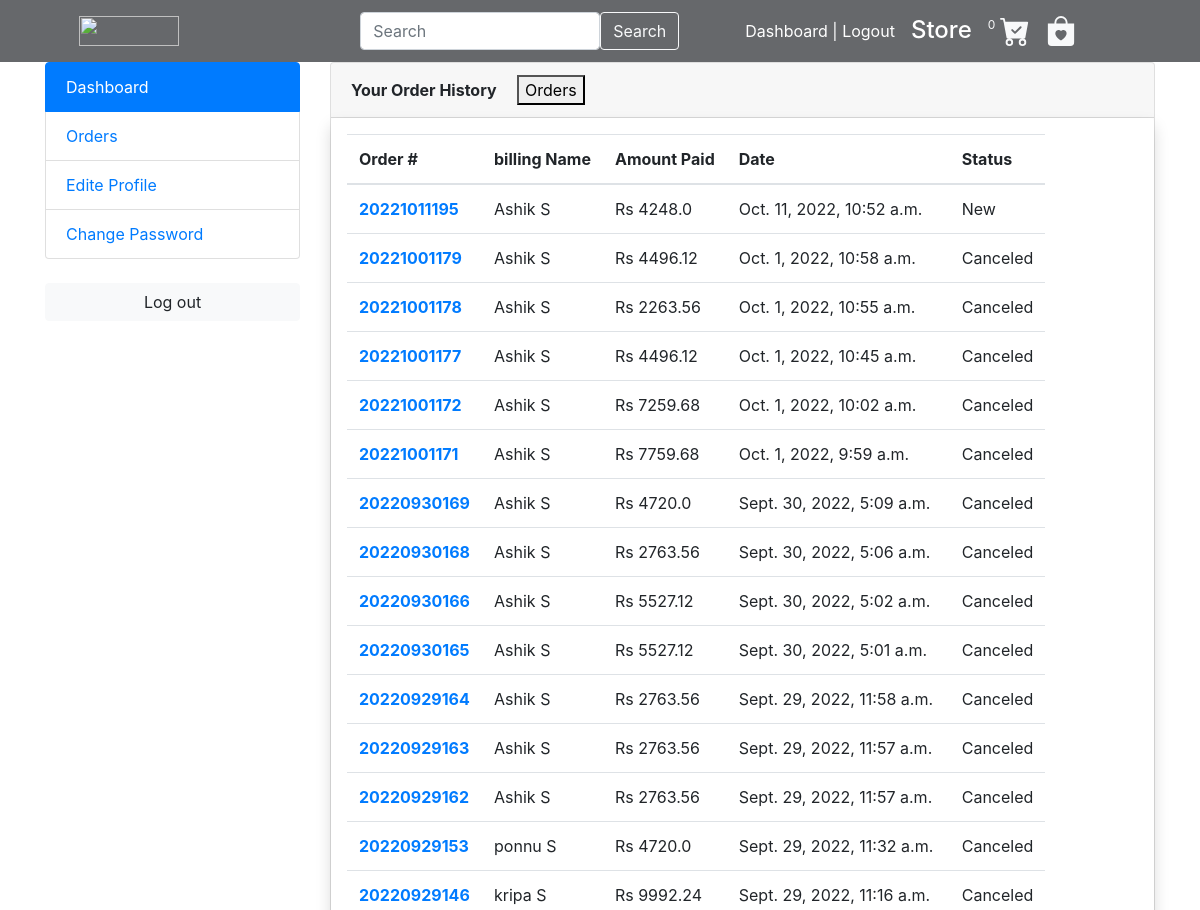
The app's page /my_Cancel (signed in, upper part), older data.
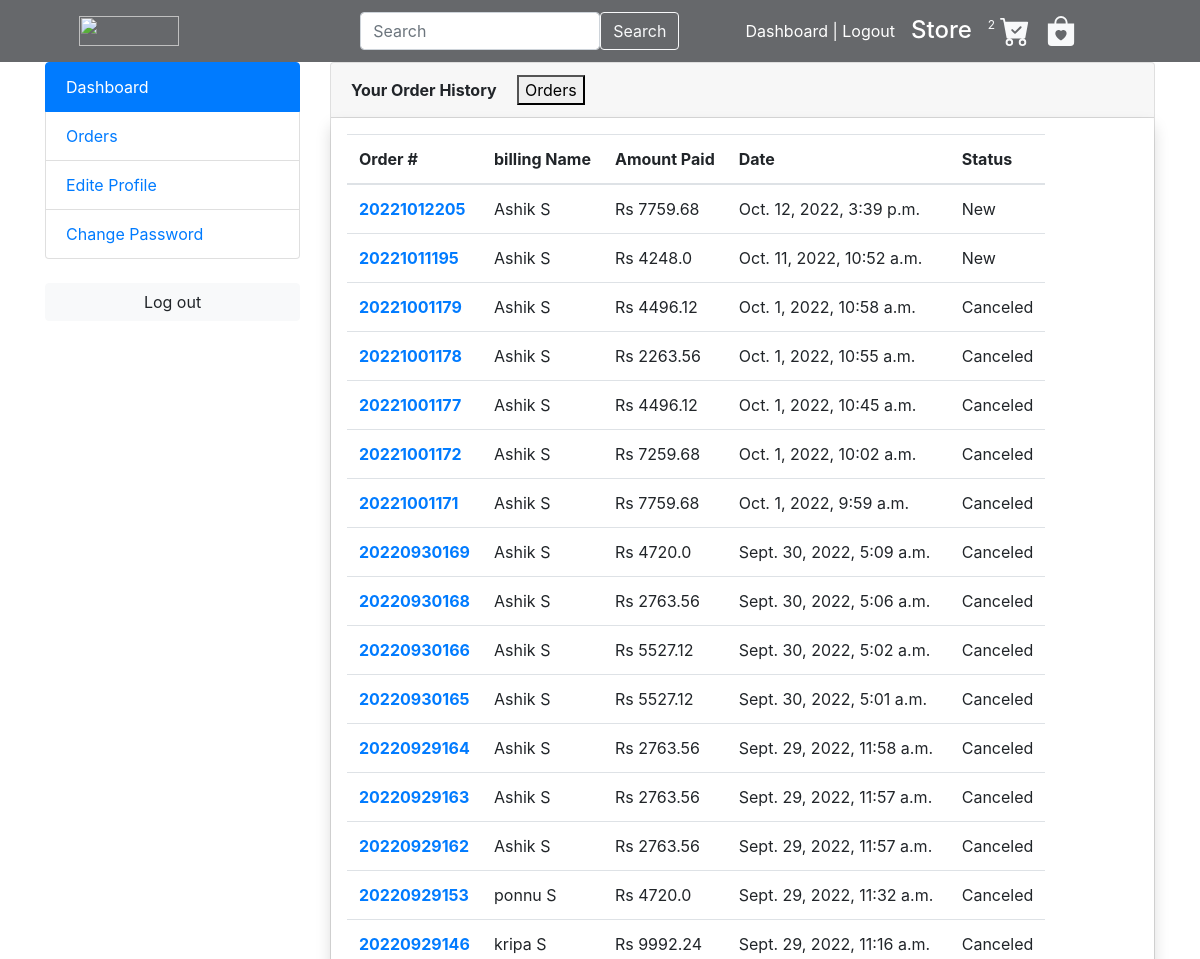
The same page, newer data.
### orders/models.py (models this page shows, shortened)
class Order(models.Model):
    STATUS = (
        ('New', 'New'),
        ('Accepted', 'Accepted'),
        ('Completed', 'Completed'),
        ('Cancelled', 'Cancelled'),
    )
    user = models.ForeignKey(Account, on_delete=models.SET_NULL, null=True)
    payment = models.ForeignKey(Payment, on_delete=models.SET_NULL, blank=True, null=True)
    order_number = models.CharField(max_length=20)
    first_name = models.CharField(max_length=50)
    last_name = models.CharField(max_length=50)
    phone = models.CharField(max_length=15)
    email = models.EmailField(max_length=50)
    address_line_1 = models.CharField(max_length=50)
    address_line_2 = models.CharField(max_length=50, blank=True)
    country = models.CharField(max_length=50)
    state = models.CharField(max_length=50)
    city = models.CharField(max_length=50)
    order_note = models.CharField(max_length=100, blank=True)
    order_total = models.FloatField()
    tax = models.FloatField()
    status = models.CharField(max_length=10, choices=STATUS, default='New')
    ip = models.CharField(blank=True, max_length=20)
    is_ordered = models.BooleanField(default=False)
    created_at = models.DateTimeField(auto_now_add=True)
    updated_at = models.DateTimeField(auto_now=True)
    reduction=models.IntegerField(default=0)
    def full_name(self):
        return f'{self.first_name} {self.last_name}'

### user_app/views.py (the view)
# urls.py: path('my_Cancel', views.my_Cancel, name='my_Cancel'),
def my_Cancel(request):
    orders = Order.objects.filter(
        user=request.user, is_ordered=False
    ).order_by("-created_at")
    context = {"orders": orders}
    return render(request, "user/my_cancel.html", context)

### cart/context_processors.py (called while the page is built)
def counder(request):
    cart_count = 0
    if 'admin' in request.path:
        return {}
    else:
        try:
            cart = Cart.objects.filter(cart_id=_cart_id(request))
            if request.user.is_authenticated:
                cart_items=Cartitem.objects.all().filter(user=request.user)
            else:
                cart_items = Cartitem.objects.all().filter(cart=cart[:1])
            for cart_item in cart_items:
                cart_count += cart_item.quantity
        except Cart.DoesNotExist:
            cart_count = 0
    return dict(cart_count=cart_count)

### cart/views.py (called while the page is built)
def _cart_id(request):
    cart = request.session.session_key
    if not cart:
        cart = request.session.create()
    return cart

### category/context_processors.py (called while the page is built)
def menu_links(request):
    links=category.objects.all()
    return  dict(links=links)

### templates/user/my_cancel.html
{%extends "base/basecode.html" %}
{% load static %}
{%block content%}
<section class="section-conten padding-y bg">
    <div class="container">
        <div class="row">
            {%include 'base/dashbordsidebar.html'%}
            <main class="col-md-9">
                <article class="card">
                    <header class="card-header">
                        <strong class="d-inline-block mr-3">Your Order History</strong> <button>Orders</button>
                    </header>
                    {% if not orders %}
                    <h3 class="text-center mt-5" style="color: #FF7F7F;"></h3>
                    <h5 class="text-center" style="color: #313031;">It looks like you haven't made your order yet.</h5>
                    <img src="{% static './images/empty order.jpg' %}" alt="" class="center" width="100%" height="300">
                    <div class="text-center mb-4">
                        <a href="{% url 'storepage' %}" class="btn btn-primary col-6">Shop Now</a>
                    </div>
                    {% else %}
                    <div class="card-body  shadow p-3 mb-5 bg-white rounded">
                        <div class="row ">
                            <div class="col-md-12 ">
                                <table class="table table-hover table-responsive">
                                    <thead>
                                    <tr>
                                        <a>
                                            <th scope="col">Order #</th>
                                        </a>
                                        <th scope="col">billing  Name</th>
                                        <th scope="col">Amount Paid</th>
                                        <th scope="col">Date</th>
                                        <th scope="col">Status</th>
                                    </tr>
                                    </thead>
                                    <tbody>
                                    {% for order in orders %}
                                    <tr>
                                        <th scope="row"><a href="{% url 'OrderDetails' order.order_number %}">{{order.order_number}}</a>
                                        </th>
                                        <td>{{order.full_name}}</td>
                                        <td>Rs {{order.order_total}}</td>
                                        <td>{{order.created_at}}</td>
                                        <td>{{order.status}}</td>
                                    </tr>
                                    {% endfor %}
                                    </tbody>
                                </table>
                            </div>
                        </div>
                    </div>
                    {% endif %}
                </article>
            </main>
        </div>
    </div>
</section>
{%endblock%}

Row changes from the older to the newer data that the page shows:
added Order: order_number "20221012205", full_name "Ashik S", order_total "7759.68", created_at "Oct. 12, 2022, 3:39 p.m.", status "New"
Text that changed along with them:
{{ cart_count }}: "0" → "2"
